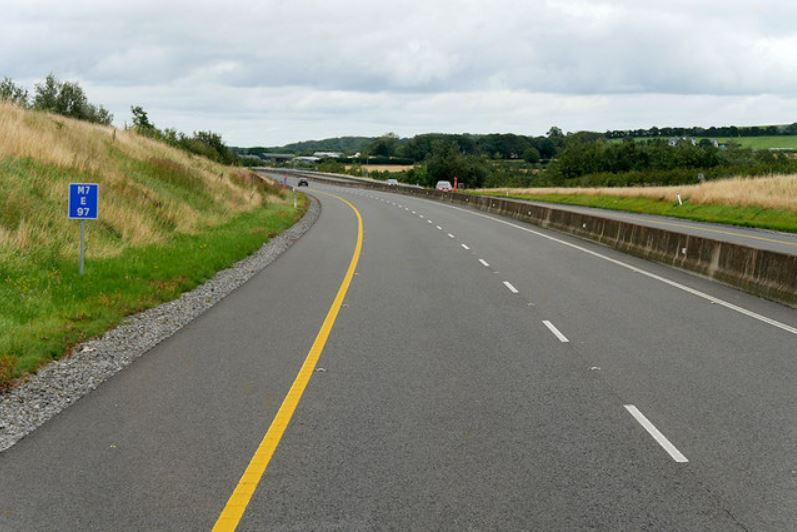
#> input picture road.jpg, 797 x 532 px
$ python lane_detector_image.py
#> lines starting #> are read from the running program, lines starting #| are printed output that depends on the picture; after the words box and inside, x2 and y2 are one past the last pixel; in counts of white or black regions, pixels touching at a corner belong together
import matplotlib.pylab as plt
import cv2
import numpy as np

def region_of_interest(img, vertices):
    mask = np.zeros_like(img)
    #channel_count = img.shape[2]
    match_mask_color = 255
    cv2.fillPoly(mask, vertices, match_mask_color)
    masked_image = cv2.bitwise_and(img, mask)
    return masked_image

def draw_the_lines(img, lines):
    img = np.copy(img)
    blank_image = np.zeros((img.shape[0], img.shape[1], 3), dtype=np.uint8)

    for line in lines:
        for x1, y1, x2, y2 in line:
            cv2.line(blank_image, (x1,y1), (x2,y2), (0, 255, 0), thickness=5)

    img = cv2.addWeighted(img, 0.8, blank_image, 1, 0.0)
    return img


def grey(image):
    return cv2.cvtColor(image, cv2.COLOR_RGB2GRAY)


def gauss(image):
    return cv2.GaussianBlur(image, (5, 5), 0)


def canny(image):
    edges = cv2.Canny(image,50,150)
    return edges


# https://www.agriland.ie/farming-news/range-of-measures-announced-on-vehicle-tests-and-driving-licences/
image = cv2.imread('road.jpg')
#> image is the input picture: shape (532, 797, 3); mean B, G, R 122.3, 136.7, 133.8
image = cv2.cvtColor(image, cv2.COLOR_BGR2RGB)

height = image.shape[0]
#> height = 532
width = image.shape[1]
#> width = 797
region_of_interest_vertices = [
    (0, height),
    (width/2, height/3),
    (width, height)
]
#> region_of_interest_vertices = [(0, 532), (398.5, 177.3), (797, 532)]
grey_image = grey(image)
#> in grey, `return cv2.cvtColor(image, cv2.COLOR_RGB2GRAY)`:
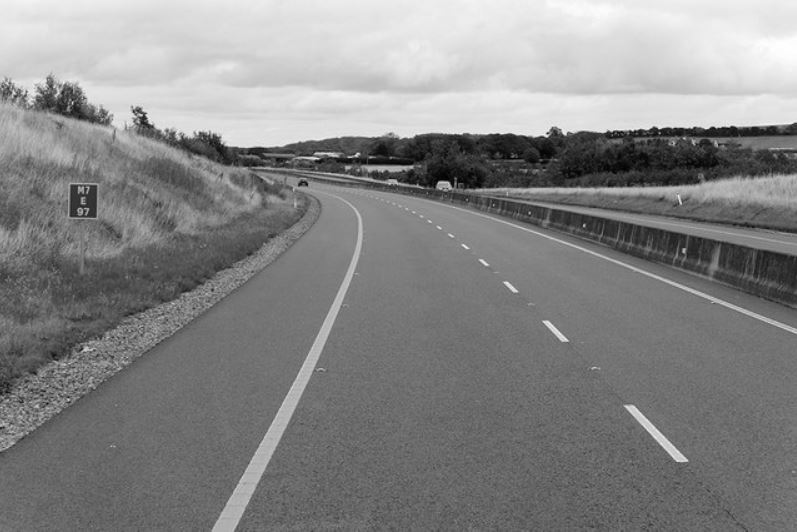
#> returned value: shape (532, 797); min 1, max 255, mean 134.2
gauss_image = gauss(grey_image)
canny_image = canny(image)
#> in canny, `edges = cv2.Canny(image,50,150)`:
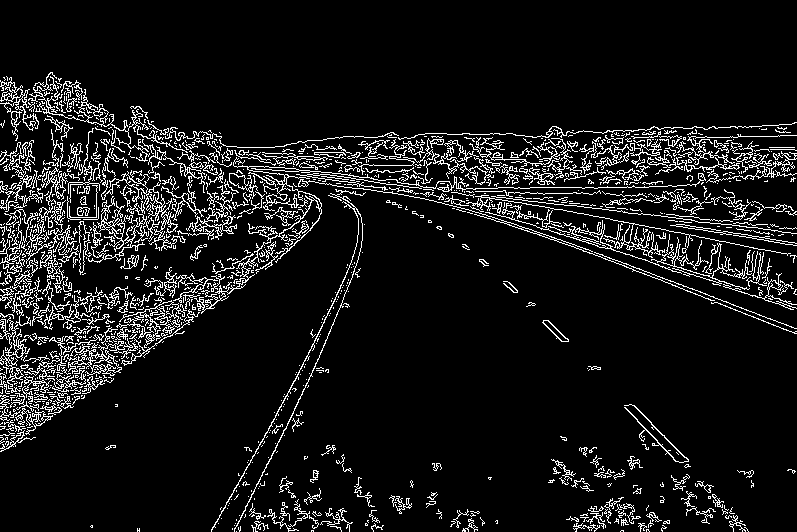
#> edges: shape (532, 797); 8.9% white in thin lines or dots, all inside (x1, y1, x2, y2) = (0, 72, 797, 532)
# [10 lines of commented-out code are left out]

plt.imshow(gauss_image)
plt.show()
# plt.imshow(image_with_lines)
# plt.show()

$ run again, with test.jpg copied over road.jpg
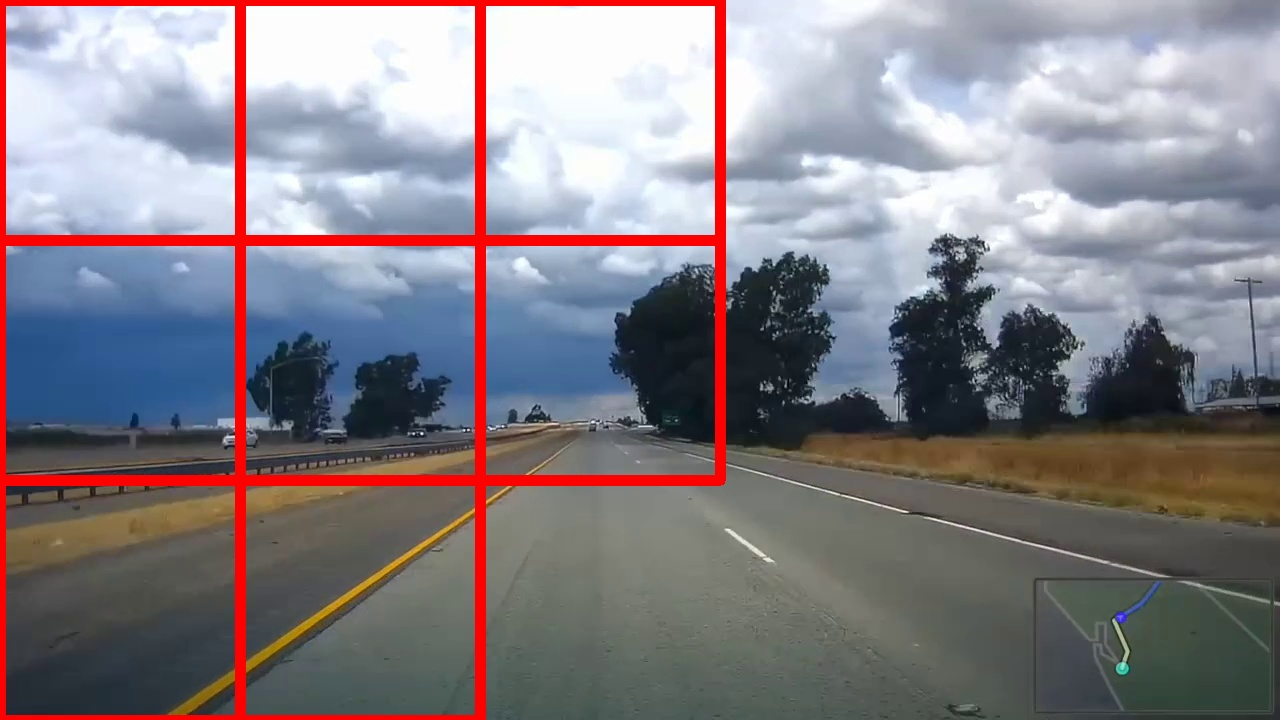
#> input picture test.jpg, 1280 x 720 px
#> image is the input picture: shape (720, 1280, 3); mean B, G, R 134.1, 127.7, 133.8
#> in grey, `return cv2.cvtColor(image, cv2.COLOR_RGB2GRAY)`:
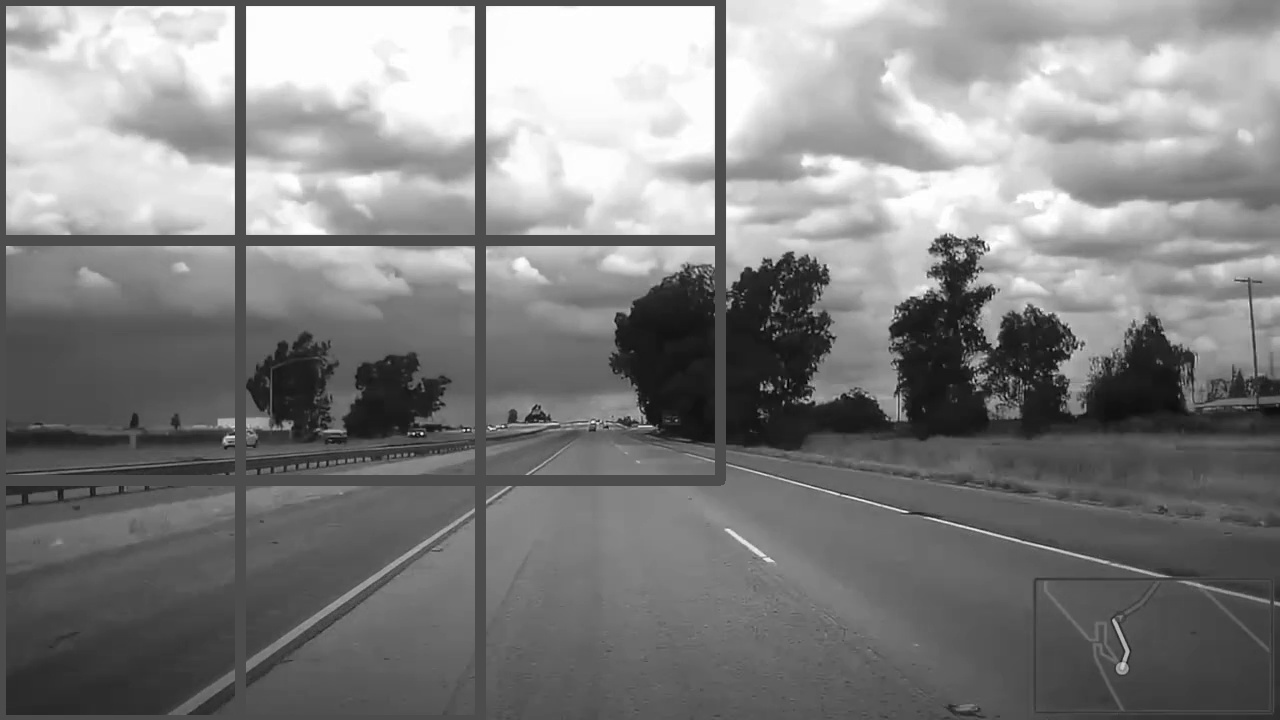
#> returned value: shape (720, 1280); min 3, max 255, mean 130.3
#> in canny, `edges = cv2.Canny(image,50,150)`:
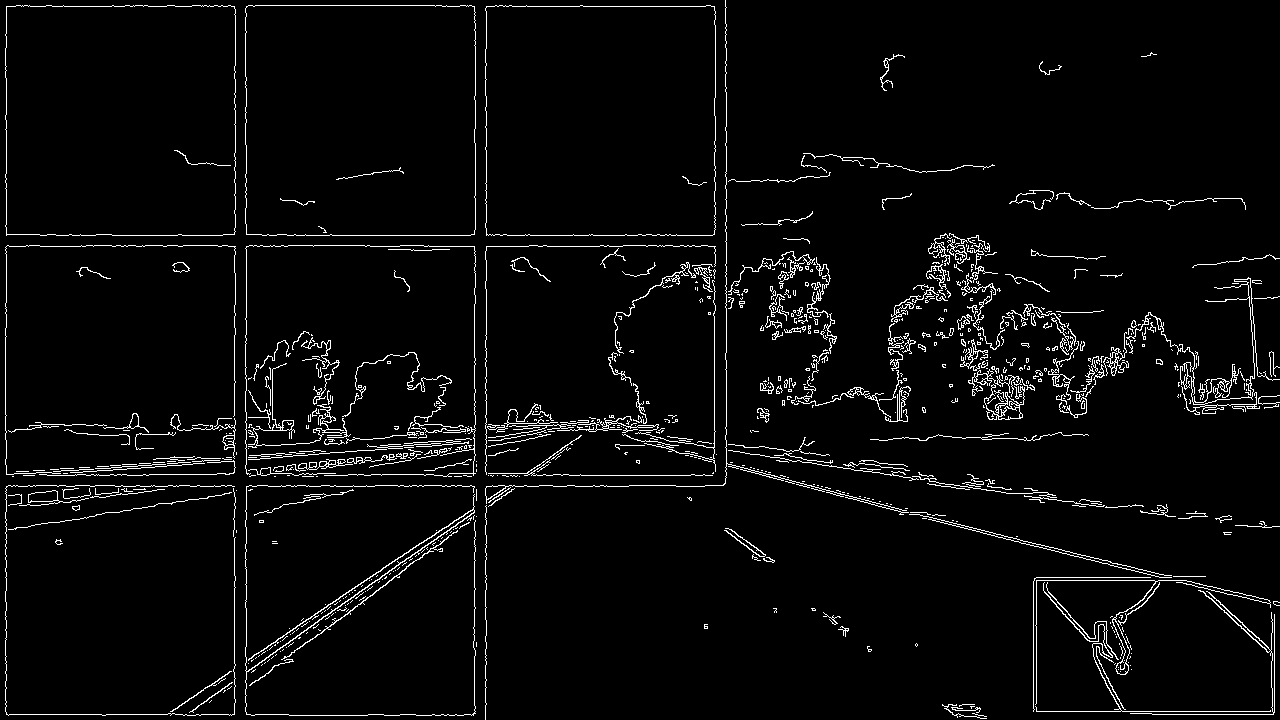
#> edges: shape (720, 1280); 3.8% white in thin lines or dots
